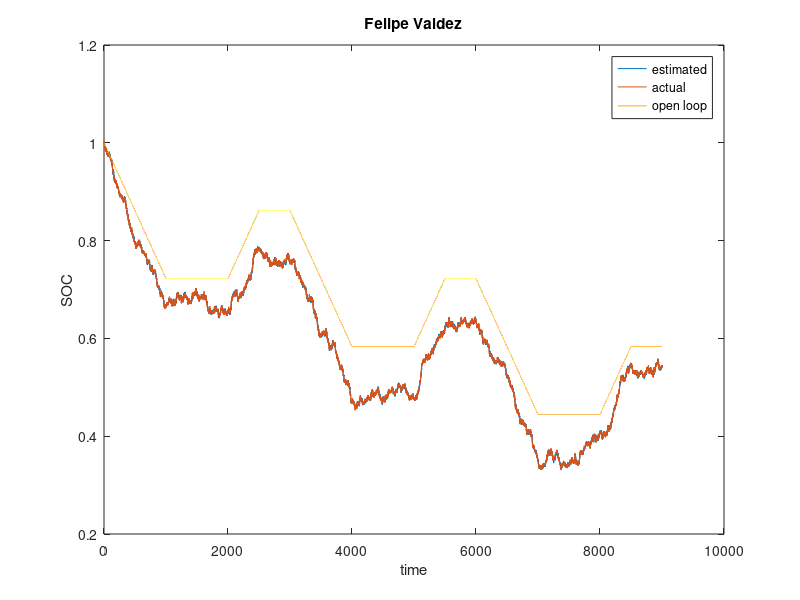

MATLAB code for this plot: (Note: this script raises an error after producing the figure.)
%% KF Battery Model - Felipe Valdez
% clear; clc; close all;

%%%%%%%%%%%%%%% Current Input Data %%%%%%%%%%%%%%%%%%%%%%%%%%%%%%%
load IV_data_linear

%Battery parameters
C_bat =5*3600; 
R0 = 0.01; %Ohms
Rc = 0.015; %Ohms
Cc = 2400; %F
alpha = 0.65; %V
Vocv0 = 3.435; %V

%%%%%%%%%%%%%%% Initialization %%%%%%%%%%%%%%%%%%%%%%%%
Vc = zeros(1,length(t));       %prelocate array
SOC = zeros(1,length(t));     
P = zeros(1,length(t));
SOC_ol = zeros(1,length(t));   
fx = zeros(1,length(t));       

Vc(1) = 0;
SOC(1) = 1;
OCV(1) = Vocv0 + alpha*SOC(1); 
V(1) = OCV(1); %at t=0, V(t)=OVC(t) since there is no V drop
mu = 0;                        %zero mean
Q = 2.5e-7;                    %system noise covariance
R = 10^-4;                     %measurement(voltage) noise covariance
SOC_ol(1) = SOC(1);
dt = 0.1;                      %sampling period

%%%%%%%%%%%%%%%%%%%%%%%%% Kalman Filter %%%%%%%%%%%%%%%%%%%%%%%%%%%%%%%%%%
for k = 2:length(t)
% w = normrnd(mu,Q);
% v = normrnd(mu,R);

%State space 
A = 1;  B = -dt/C_bat;  C = alpha;  D = -R0;

%Open Loop
SOC_ol(k) = A*SOC_ol(k-1)+B*I(k);

Vc(k) = (1-(dt/(Rc*Cc)))*Vc(k-1) + (dt/Cc)*I(k-1);

%%%%%%%%%%%%%%%%%%%%% MODEL PREDICTION %%%%%%%%%%%%%%%%%%%%%%%%%%%%%%%%%%%%  
SOC_prev = A*SOC(k-1) + B*I(k-1); %Step 1a: State estimate time update
P_prev = A*P(k-1)*A'+ Q;  %Step 1b: Error covariance time update 
V_est = alpha*SOC_prev - Vc(k) - R0*I(k) + Vocv0; %Step 1c: Estimate system output 

%%%%%%%%%%%%%%%%%%%%% MEASUREMENT UPDATE %%%%%%%%%%%%%%%%%%%%%%%%%%%%%%%%%%
L = P_prev*C'*inv(C*P_prev*C'+R); %Step 2a: Compute Kalman gain 
SOC(k) = SOC_prev + L*(V(k) - V_est); %Step 2b: State estimate measurement update 
P(k) = P_prev - L*C*P_prev; %Step 2c: Error covariance measurement update 

end

figure; plot(t,SOC,t,SOC_act,t,SOC_ol), legend('estimated', 'actual', 'open loop')
xlabel('time'), ylabel('SOC'), title('Felipe Valdez')

%---------------------------------Part c-----------------------------------
syms P_inf

%Algebraic Riccatti equation
R_eqn = A*P_inf*A.' + Q - A*P_inf*C.'*(C*P_inf*C.'+R)^-1*C*P_inf*A.'-P_inf;
sol = solve(R_eqn==0,P_inf); %solve Riccatti eqn
P_inf = eval(sol(2)); %evaluate Riccatti eqn and get solution 2

P_inf_prev = A*P_inf*A.' + Q - A*P_inf*C.'*(C*P_inf*C.'+R)^-1*C*P_inf*A.';

%compare P_inf Riccatti with KF 
Pk_inf = P_inf_prev - P_inf_prev*C.'*(C*P_inf_prev*C.'+R)^-1*C*P_inf_prev
Pk_inf_KF = P(end)

%--------------------------------Part d------------------------------------
e = SOC_act - SOC';
sigma = sqrt(P(end));

interval = linspace(-0.02,0.02,3500);
[f,x] = hist(e,interval); %use hist function and get unnormalized values
fx_pdf = pdf('norm',x,0,sigma); 

figure; plot(x,f,x,fx_pdf,'r');
xlabel('error'), ylabel('probability density')
legend('SOC estimation error','N(0,P)'), title('Felipe Valdez')
figure, plot(t,e), xlabel('time(s)'), ylabel('error'), title('Felipe Valdez')